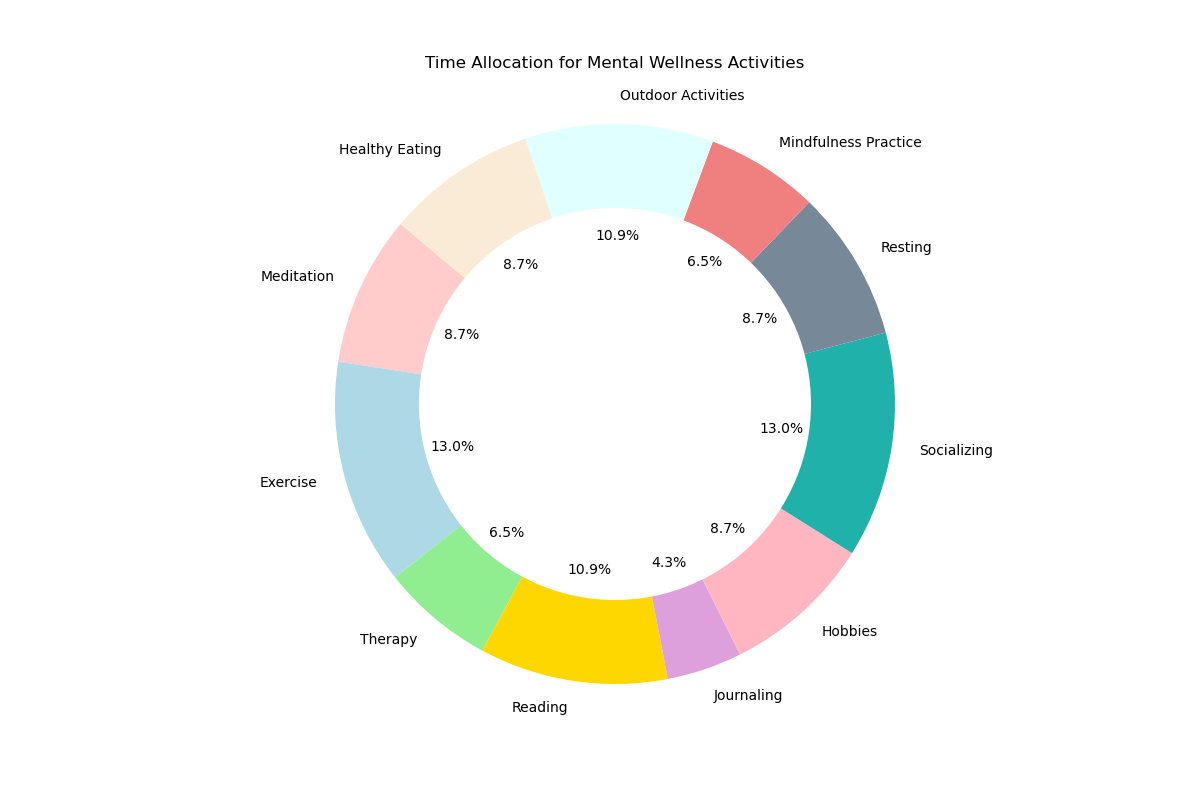

Source code (Python):

import matplotlib.pyplot as plt

# Data to plot
activities = ['Meditation', 'Exercise', 'Therapy', 'Reading', 'Journaling', 'Hobbies', 'Socializing', 'Resting', 'Mindfulness Practice', 'Outdoor Activities', 'Healthy Eating']
time_spent = [2, 3, 1.5, 2.5, 1, 2, 3, 2, 1.5, 2.5, 2]
colors = ['#ffcccb', '#add8e6', '#90ee90', '#ffd700', '#dda0dd', '#ffb6c1', '#20b2aa', '#778899', '#f08080', '#e0ffff', '#faebd7']

# Plot pie chart
plt.figure(figsize=(12, 8))
plt.pie(time_spent, labels=activities, colors=colors, autopct='%1.1f%%', startangle=140)

# Draw a circle at the center of pie to make it look like a donut
centre_circle = plt.Circle((0,0),0.70,fc='white')
fig = plt.gcf()
fig.gca().add_artist(centre_circle)

# Equal aspect ratio ensures that pie is drawn as a circle.
plt.axis('equal')

plt.title('Time Allocation for Mental Wellness Activities', pad=20)
plt.show()
